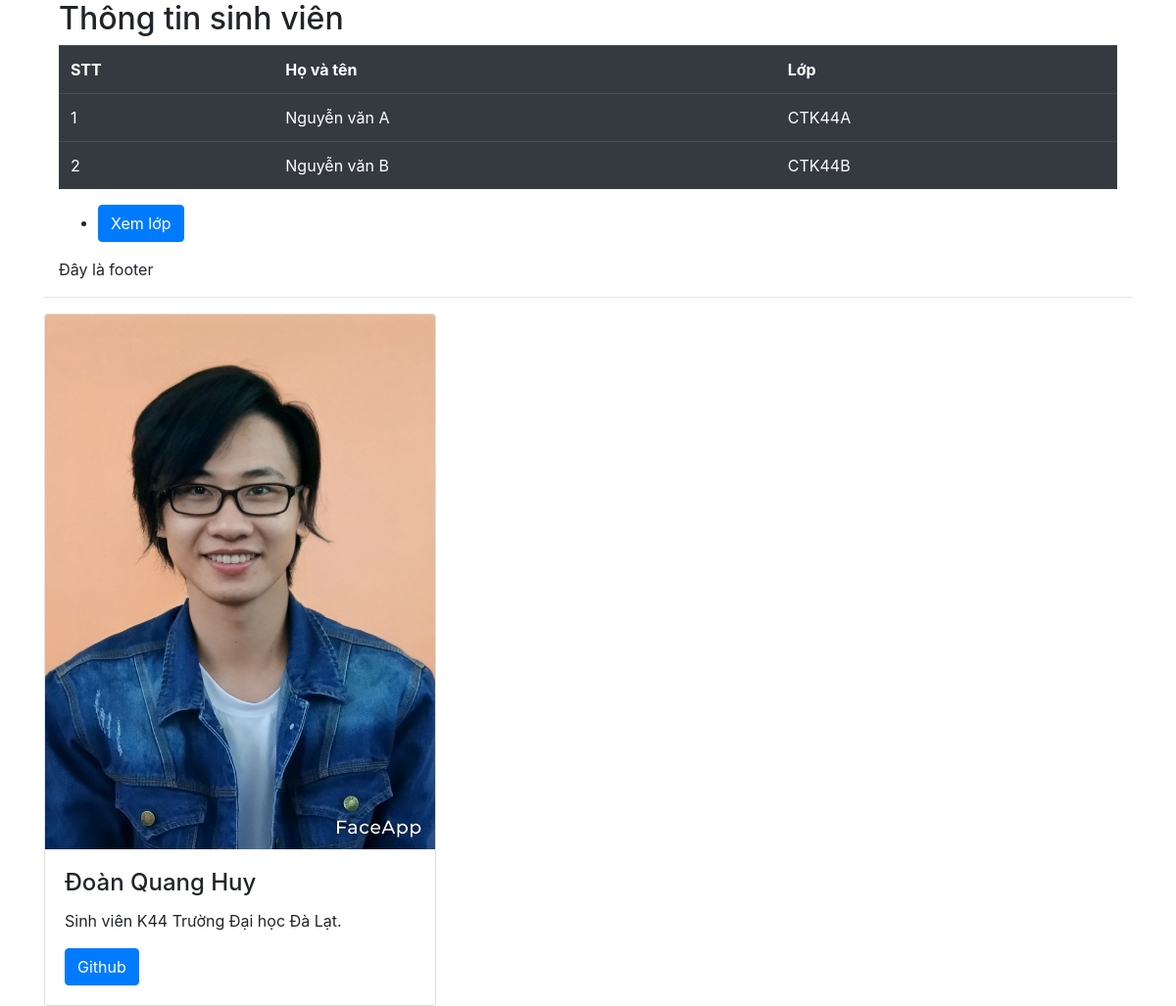
The page / on the database its author committed.
### tables this page shows
CREATE TABLE `lop` (
  `id` int(11) NOT NULL,
  `TenLop` varchar(255) NOT NULL
);

### index.php (the view, shortened to what this page needs)
<?php
require_once 'header.php' ?>
<div class="container">
    <h2>Thông tin sinh viên</h2>
    <table width="100%" class="table table-dark table-hover">
        <tr>
            <th>STT</th>
            <th>Họ và tên</th>
            <th>Lớp</th>
        </tr>
        <?php
        $query = "SELECT CONCAT(HoTenLot, ' ', Ten) AS HoTen, tenlop FROM sinhvien sv, lop l WHERE sv.lopID = l.id";
        $result = mysqli_query($conn, $query);
        if (mysqli_num_rows($result) > 0) {
            $i = 0;
            while ($row = mysqli_fetch_assoc($result)) {
                $i++;
                $hoTen = $row["HoTen"];
                $tenLop = $row["tenlop"];
                echo "<tr>
                        <td>$i</td>
                        <td>$hoTen</td>
                        <td>$tenLop</td>
                      </tr>";
            }
        } else {
            echo "Không có sinh viên nào.";
        }
        ?>
    </table>
    <?php require_once './right.php'; ?>
    <?php require_once './footer.php' ?>
    <hr />
    <div class="card" style="width:400px">
        <img class="card-img-top" src="./images/Huy.jpg" alt="Card image" style="width:100%">
        <div class="card-body">
            <h4 class="card-title">Đoàn Quang Huy</h4>
            <p class="card-text">Sinh viên K44 Trường Đại học Đà Lạt.</p>
            <a href="https://github.com/quanghuybest2k2/" class="btn btn-primary">Github</a>
        </div>
    </div>

### rows shown on the page
lop: hoTen "Nguyễn văn A", TenLop "CTK44A"
lop: hoTen "Nguyễn văn B", TenLop "CTK44B"
